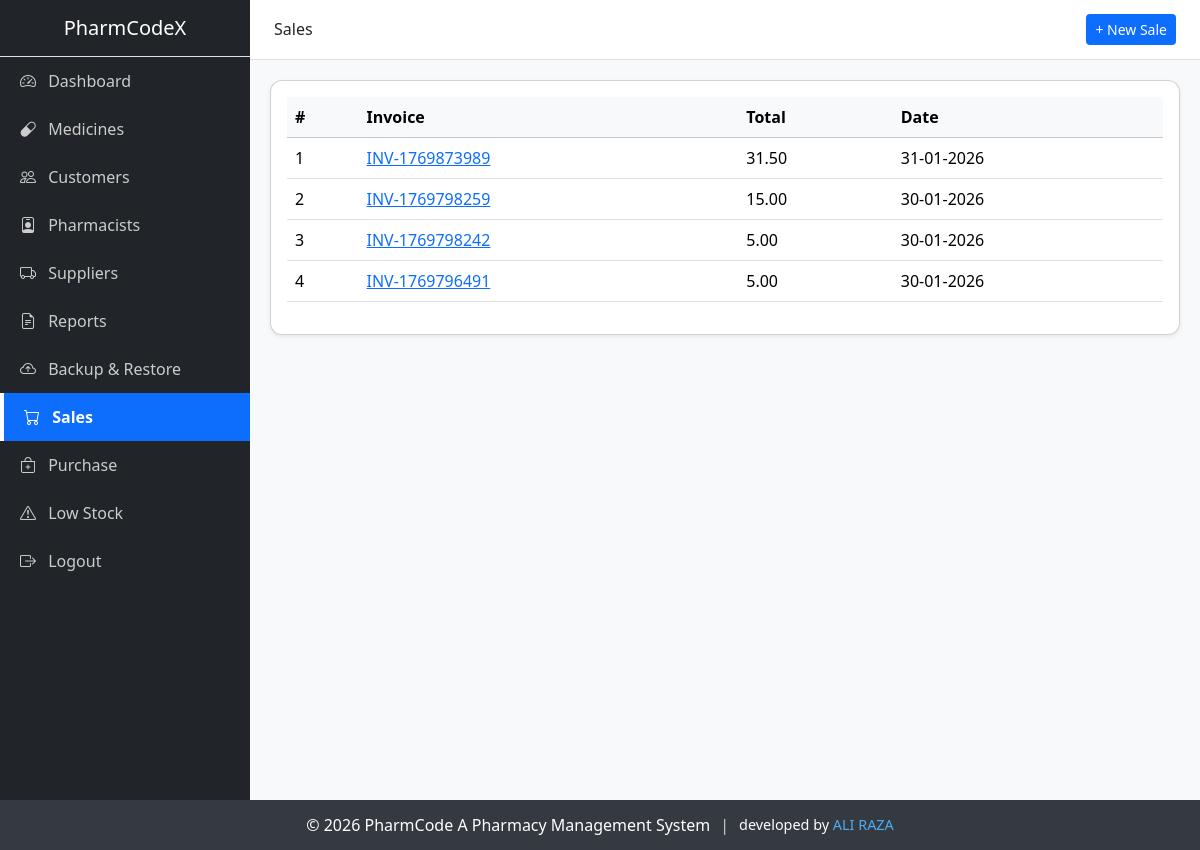
The app's page /mutual/sales.php (signed in), older data.
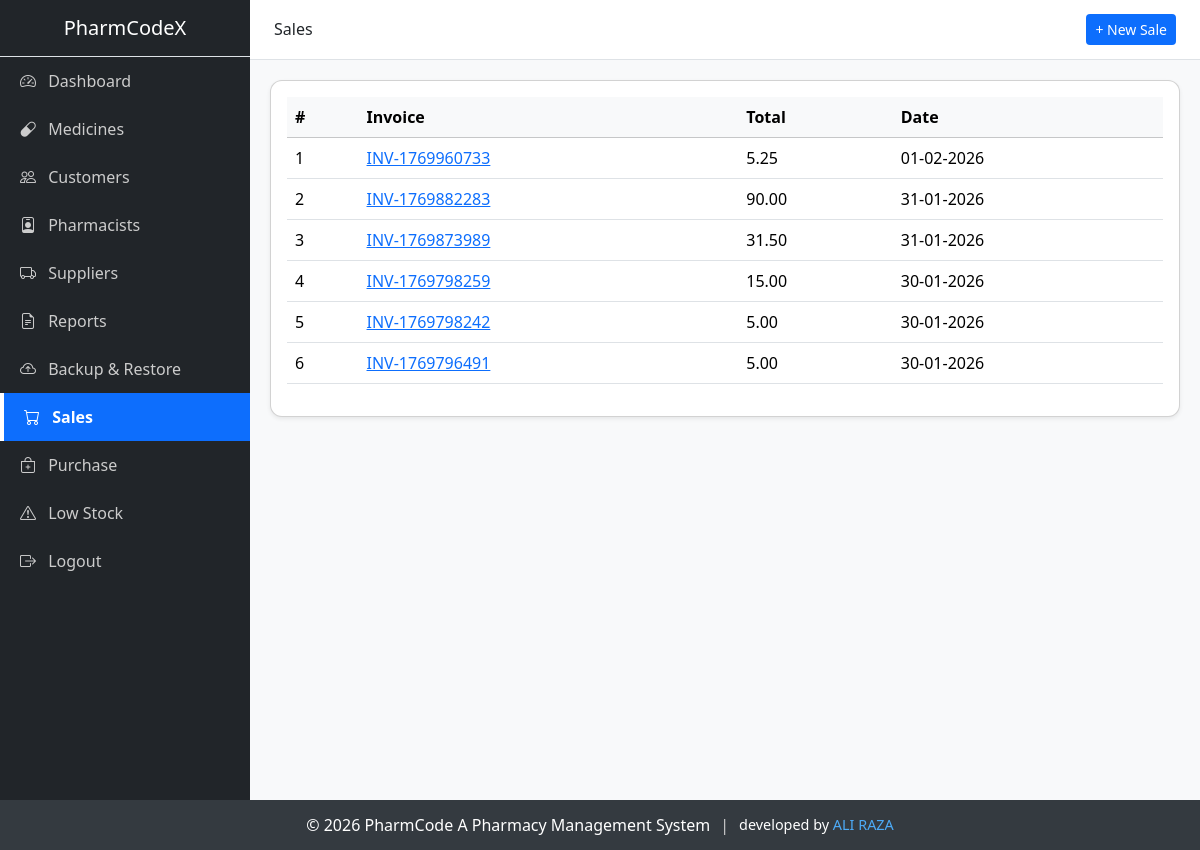
The same page, newer data.
### tables this page shows
CREATE TABLE `sales` (
  `id` int(11) NOT NULL AUTO_INCREMENT,
  `invoice_no` varchar(50) NOT NULL,
  `customer_id` int(11) NOT NULL,
  `subtotal` decimal(10,2) DEFAULT 0.00,
  `discount` decimal(10,2) DEFAULT 0.00,
  `tax` decimal(10,2) DEFAULT 0.00,
  `total` decimal(10,2) NOT NULL,
  `sale_date` timestamp NOT NULL DEFAULT current_timestamp(),
  PRIMARY KEY (`id`),
  KEY `fk_sales_customer` (`customer_id`),
  CONSTRAINT `fk_sales_customer` FOREIGN KEY (`customer_id`) REFERENCES `customers` (`id`) ON UPDATE CASCADE
);

### mutual/sales.php (the view, shortened to what this page needs)
<?php
include('../config/connection.php');
$sales     = $conn->query("SELECT * FROM sales ORDER BY id DESC");
?>
<!DOCTYPE html>
<html lang="en">
<head>
<link href="https://cdn.jsdelivr.net/npm/bootstrap@5.3.2/dist/css/bootstrap.min.css" rel="stylesheet">
</head>
<body class="admin-theme">
<div class="d-flex">
<?php include('../includes/sidebar.php'); ?>
<div class="flex-grow-1">
<div class="topbar d-flex align-items-center justify-content-between px-4">
    <h6 class="mb-0">Sales</h6>
    <button class="btn btn-sm"
        style="background-color: var(--primary-color); color:#fff"
        data-bs-toggle="modal" data-bs-target="#saleModal">
        + New Sale
    </button>
</div>
<div class="content">
<div class="card shadow-sm">
<div class="card-body">
<table class="table table-hover align-middle">
<thead class="table-light">
<tr>
    <th>#</th>
    <th>Invoice</th>
    <th>Total</th>
    <th>Date</th>
</tr>
</thead>
<tbody>
<?php $i=1; while($row=$sales->fetch_assoc()): ?>
<tr>
    <td><?= $i++ ?></td>
    <td>
        <a href="invoice.php?id=<?= $row['id'] ?>" target="_blank">
            <?= $row['invoice_no'] ?>
        </a>
    </td>
    <td><?= number_format($row['total'],2) ?></td>
    <td><?= date('d-m-Y', strtotime($row['sale_date'])) ?></td>
</tr>
<?php endwhile; ?>
</tbody>
</table>
</div>
</div>
</div>
</div>
</div>
<?php include("../includes/footer.php"); ?>
</body>
</html>

Row changes from the older to the newer data that the page shows:
added sales: invoice_no "INV-1769960733", total "5.25", sale_date "01-02-2026"
added sales: invoice_no "INV-1769882283", total "90.00", sale_date "31-01-2026"
